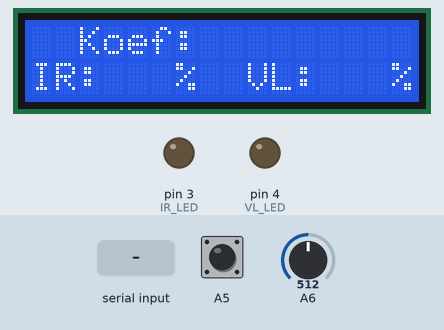
This sketch was run on a simulated Arduino Nano, built with avr-gcc and run on an emulated ATmega328P. Parts: 16×2 character LCD, output pins drawn as LEDs (lit = HIGH). Inputs (shaded band) come from the test bench; at power-on: A6 = 512, A5 HIGH. What the sketch prints to the serial monitor is not drawn.

Above: at 3.2 s.
3.3 s: "c" received over Serial
At 9.8 s:
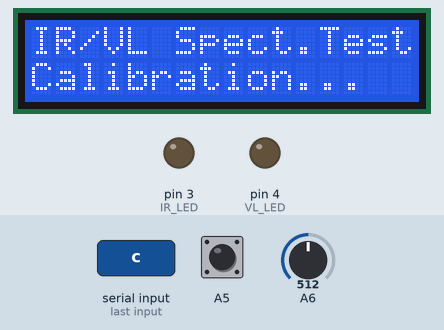
At 17.5 s:
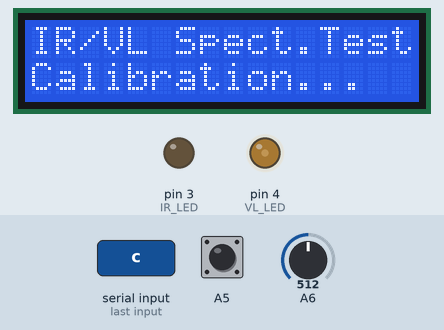
17.7 s: A6 set to 0
At 25.1 s:
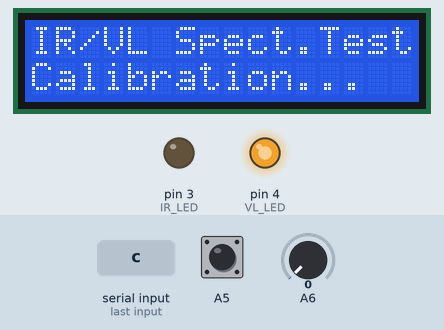
Timing chart, 0 to 39.0 s (numbered marks = the images above; inputs shaded):
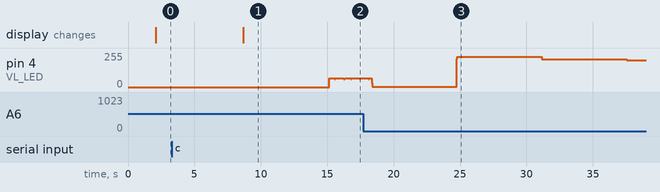

Measured:
- after the input at 3.3 s, the display: first differs from a run without the input after 5.4 s (image 1)

The sketch:

IR_VL_Spectrum_Tester.ino
```cpp
#include <avr/io.h>
#include <avr/interrupt.h>
#include <LiquidCrystal.h>
#include <EEPROM.h>

#define IR_LED 3 //пин ИК диода
#define VL_LED 4 //пин светодиода

LiquidCrystal lcd(2, A4, A3, A2, A1, A0); //распиновка подключения дисплея

uint16_t EEMEM VL_PWM_addr;
uint16_t EEMEM IR_PWM_addr;

uint16_t VL_PWM = 65530; //значение ШИМ светодиода для достижения яркости фотодиода в значение sensor_max
uint16_t IR_PWM = 65530; //значение ШИМ ИК диода для достижения яркости фотодиода в значение sensor_max

const float sensor_max = 701;  // опытным путем было получено что до текущего значения график зависимости
const float sensor_min = 4;     // входа с АЦП фотодиода и яркоси свето-/ИК диода представляет собой прямую

const char Krt[4] = {124, 47, 45, 92};
uint8_t KrtCn = 0;

void setup() {
  RCal(); //достаем сохраненные ранее калибровки яркости диодов

  pinMode(A5, INPUT_PULLUP); //кнопка для калибровки
  pinMode(IR_LED, OUTPUT); //PWM выход на ИК диод
  pinMode(VL_LED, OUTPUT); //PWM выход на светодиод
  digitalWrite(IR_LED, 0);
  digitalWrite(VL_LED, 0);
  //привествие
  lcd.begin(16, 2);
  lcd.print("IR/VL Spect.Test");
  lcd.setCursor(1, 1);
  lcd.print("Alexander.Chad");
  delay(2000);
  PrintBg(); //рисуем на дисплее фон с названиеми значений

  // инициализация Timer1
  cli(); // отключить глобальные прерывания
  TCCR1A = 0;
  TCCR1B = 0;
  OCR1A = 65535; // установка регистра совпадения
  OCR1B = 65530; // установка регистра совпадения
  TCCR1B |= (1 << WGM12); // включение в CTC режим
  TCCR1B |= (1 << CS10); // Установка битов коэффициент деления
  TIMSK1 |= (1 << OCIE1A) | (1 << OCIE1B); // включение прерываний по совпадению
  sei(); // включить глобальные прерывания

  Serial.begin(9600);
  Serial.println("IR/VL Spect.Test is begin");
}

uint8_t L_Set = 0; //номер пина, который переводится в режим ШИМ (программной)
uint8_t Bt_cal = 0; //флаг удержания кнопки (для перехода в режим калибровки)
//uint8_t Bt_CT = 0; //счетчик, нужен для определения удержания кнопки
float sensor_IR; //значение на фотодиоде при облучении ИК
float sensor_VL; //значение на фотодиоде при облучении видимым спектром
uint8_t UglAnalysisCn = 0; //счетчик проходов углубленного анализа

void loop() {

  //опрос кнопки
  /*
    if (digitalRead(A5)) {
      Bt_CT = 0;
    } else {
      if (Bt_CT > 3) {
        Bt_cal = !Bt_cal;
      }
      Bt_CT++;
    }*/

  if (!digitalRead(A5)) {
    delay(150);
    if (!digitalRead(A5)) {
      Bt_cal = 1;
    } else {
      Bt_cal = 0;
    }
  }
  if (Bt_cal) {
    RCal(); //достаем сохраненные ранее калибровки яркости диодов
    Serial.println("UglAnalysis RUN!");
    UglAnalysis(); //углубленный анализ
    UglAnalysisCn = 1;
    Bt_cal = 0;
  }
  if (UglAnalysisCn) {
    if (UglAnalysisCn > 3) {
      UglAnalysisCn = 0;
      RCal(); //достаем сохраненные ранее калибровки яркости диодов
      Serial.println("UglAnalysis END!");
    } else {
      lcd.setCursor(0, 0);
      lcd.print(UglAnalysisCn);
      UglAnalysisCn++;
    }
  }


  //начинаем калибровку при поднятом флаге удержании кнопки или по принятому в Serial символу 'c'
  switch (Serial.read()) {
    case 'c':
      //рисуем на дисплее сообщение о процессе калибровки
      lcd.clear();
      lcd.setCursor(0, 0);
      lcd.print("IR/VL Spect.Test");
      lcd.setCursor(0, 1);
      lcd.print("Calibration...");
      CalibrationSensor(); //функция калибровки яркости диодов
      //Bt_cal = 0;
      PrintBg(); //рисуем на дисплее фон с названиеми значений
      break;
    case 'a':
      Bt_cal = 1;
      break;
  }

  /*
    //формируем данные для построения графика зависимости яркости излучающего диода и сигнала с фотодиода
    Serial.println("------------VL------------");
    L_Set = VL_LED;
    digitalWrite(IR_LED, 0);
    for (uint16_t w = 0; w < 10000; w += 128) {
    OCR1B = w;
    //delay(1);
    Serial.print(w);
    Serial.print(9);
    Serial.println(AR(A6));
    }
    Serial.println("------------IR------------");
    L_Set = IR_LED;
    digitalWrite(VL_LED, 0);
    for (uint16_t w = 0; w < 10000; w += 128) {
    OCR1B = w;
    //delay(1);
    Serial.print(w);
    Serial.print(9);
    Serial.println(AR(A6));
    }
    Serial.println("------------END------------");
    L_Set = 0;
    delay(65535);
  */

  //буферы для строкового представления на экране значений
  char PStr_AR[5];
  char PStr_PR_IR[4];
  char PStr_PR_VL[4];
  char PStr_Kf[10];

  L_Set = IR_LED;
  OCR1B = IR_PWM;
  digitalWrite(VL_LED, 0);
  sensor_IR = AR(A6);
  sprintf(PStr_PR_IR, "%03d", (int)((sensor_IR - sensor_min) * 100 / sensor_max));

  delay(100); //даем время ИК диоду разрядить свой конденсатор, необходимо для исключения влияния светодиода на фотодиод

  L_Set = VL_LED;
  OCR1B = VL_PWM;
  digitalWrite(IR_LED, 0);
  sensor_VL = AR(A6);
  sprintf(PStr_PR_VL, "%03d", (int)((sensor_VL - sensor_min) * 100 / sensor_max));

  delay(100); //даем время светодиоду разрядить свой конденсатор, необходимо для исключения влияния ИК диода на фотодиод

  lcd.setCursor(3, 1);
  lcd.print(PStr_PR_IR);
  lcd.setCursor(12, 1);
  lcd.print(PStr_PR_VL);
  lcd.setCursor(7, 0);
  dtostrf(sensor_IR / sensor_VL, 9, 3, PStr_Kf);
  //sprintf(PStr_Kf, "%011d", sensor_IR / sensor_VL);
  lcd.print(PStr_Kf);

  lcd.setCursor(0, 0); //Крутилка палочки слева вверху =)
  lcd.print(Krt[KrtCn]);
  if (KrtCn < 3) {
    KrtCn++;
  } else {
    KrtCn = 0;
  }

  Serial.print("IR_PWM:");
  Serial.print(IR_PWM);
  Serial.print(", IR:");
  Serial.print(sensor_IR);
  Serial.print(", IR:");
  Serial.print(PStr_PR_IR);
  Serial.print("%, VL_PWM:");
  Serial.print(VL_PWM);
  Serial.print(", VL:");
  Serial.print(sensor_VL);
  Serial.print(", VL:");
  Serial.print(PStr_PR_VL);
  Serial.print("%");
  Serial.print(", Koef:");
  Serial.println(sensor_IR / sensor_VL);
}
void RCal() { //достаем сохраненные ранее калибровки яркости диодов
  EEPROM.get((int)&VL_PWM_addr, VL_PWM); // для светодиода
  EEPROM.get((int)&IR_PWM_addr, IR_PWM); // для ИК диода
}

void UglAnalysis() {
  float Del_VL = (sensor_VL - sensor_min) / sensor_max;
  float Del_IR = (sensor_IR - sensor_min) / sensor_max;
  float VL_PWM_NF;
  float IR_PWM_NF;
  if (Del_VL > Del_IR) {
    VL_PWM_NF = (float)VL_PWM / Del_VL;
    IR_PWM_NF = (float)IR_PWM / Del_VL;
  } else {
    VL_PWM_NF = (float)VL_PWM / Del_IR;
    IR_PWM_NF = (float)IR_PWM / Del_IR;
  }
  if (VL_PWM_NF > IR_PWM_NF) {
    if (VL_PWM_NF > 65530) {
      IR_PWM = (uint16_t)(IR_PWM_NF * ((float)65530 / VL_PWM_NF));
      VL_PWM = 65530;
    } else {
      IR_PWM = (uint16_t)IR_PWM_NF;
      VL_PWM = (uint16_t)VL_PWM_NF;
    }
  } else {
    if (IR_PWM_NF > 65530) {
      VL_PWM = (uint16_t)(VL_PWM_NF * ((float)65530 / IR_PWM_NF));
      IR_PWM = 65530;
    } else {
      IR_PWM = (uint16_t)IR_PWM_NF;
      VL_PWM = (uint16_t)VL_PWM_NF;
    }
  }
}

void CalibrationSensor() {
  Serial.println("Start Calibration");
  Serial.print("VL_PWM: ");
  Serial.print(VL_PWM);
  Serial.print(", IR_PWM: ");
  Serial.println(IR_PWM);
  Calibration(VL_LED);
  Calibration(IR_LED);
  Serial.println();
  Serial.println("End Calibration");
  Serial.print("VL_PWM: ");
  Serial.print(VL_PWM);
  Serial.print(", IR_PWM: ");
  Serial.println(IR_PWM);
}

void Calibration(int Pin_L) { //калибровка яркости диода
  L_Set = Pin_L;
  switch (Pin_L) {
    case IR_LED:
      digitalWrite(VL_LED, 0);
      break;
    case VL_LED:
      digitalWrite(IR_LED, 0);
      break;
  }
  uint16_t step_pwm = 16384;
  OCR1B = 0;
  while (abs(AR(A6) - (sensor_max - 1)) > 1) {
    while (AR(A6) < sensor_max) {
      Serial.print("OCR1B: ");
      Serial.print(OCR1B);
      Serial.print(", step_pwm: ");
      Serial.println(step_pwm);
      if ((UINT16_MAX - OCR1B) > step_pwm) {
        OCR1B += step_pwm;
      } else {
        OCR1B = 65530;
      }
    }
    Serial.print("OCR1B: ");
    Serial.print(OCR1B);
    Serial.print(", step_pwm: ");
    Serial.println(step_pwm);
    OCR1B -= step_pwm;
    if (step_pwm > 1) {
      step_pwm = step_pwm / 2;
    }
  }
  OCR1B += step_pwm;
  switch (Pin_L) {
    case IR_LED:
      IR_PWM = OCR1B;
      EEPROM.put((int)&IR_PWM_addr, IR_PWM);
      break;
    case VL_LED:
      VL_PWM = OCR1B;
      EEPROM.put((int)&VL_PWM_addr, VL_PWM);
      break;
  }
  OCR1B = 0;
}

//АЦП сигнала фотодиода. Для компенсации ШИМ пульсаций излучающих диодов, помех, формирования задержки между обновлениями экрана
float AR(int Pin) { //формирования задержки между обновлениями экрана применено многократное преобразование с усреднением
  float val_ar = 0;
  switch (L_Set) {
    case IR_LED:
      val_ar = 1023 - sensor_IR;
      break;
    case VL_LED:
      val_ar = 1023 - sensor_VL;
      break;
  }
  for (uint16_t it = 0; it < 25000; it++) {
    if (it == 0) {
      val_ar = (float)analogRead(Pin);
    }{
      val_ar = (val_ar + (float)analogRead(Pin)) / 2;
    }
  }
  if (val_ar > (1023 - sensor_min)) {
    val_ar = 1023 - sensor_min;
  }
  return 1023 - val_ar;
}

void PrintBg() { //рисуем на дисплее фон с названиеми значений
  lcd.clear();
  lcd.setCursor(2, 0);
  lcd.print("Koef:");
  lcd.setCursor(0, 1);
  lcd.print("IR:   %");
  lcd.setCursor(9, 1);
  lcd.print("VL:   %");
}

//Ниже два прерывания таймера - формирование фронтов ШИМ сигнала на пине L_Set
ISR(TIMER1_COMPA_vect)
{
  digitalWrite(L_Set, 1);
}
ISR(TIMER1_COMPB_vect)
{
  digitalWrite(L_Set, 0);
}
```
